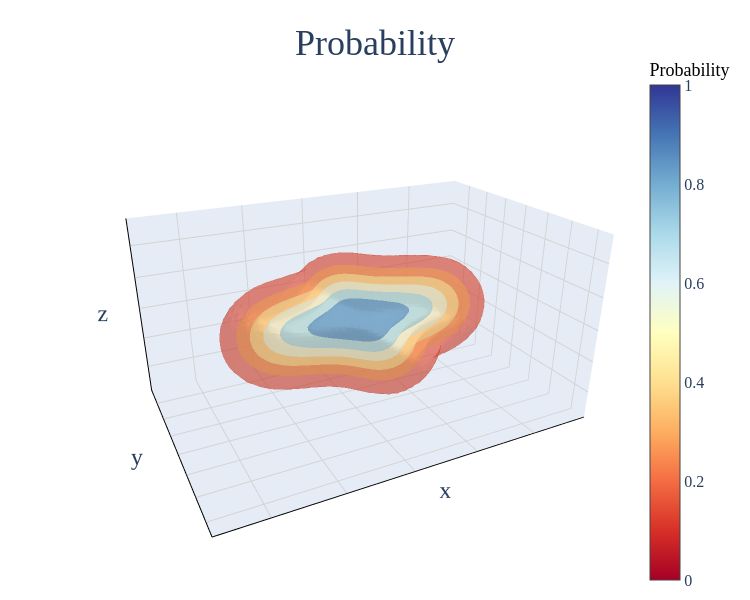

This figure's notebook cell:
### Markdown cell above
### Crf generator

1. f1: spatial sampling fucntion (return C["x"], C["x"][lnK])
2. f2: CRF function (return random field)
3. f3: Combined upper two fucntinos

### Code cell
# define the probability 
sigma = 60
weight = np.zeros(len(df_est))

# Use superpostion to qunatify the injection well (distance) factor
for idx, inj in injA_df.iterrows():
    
    d2 = (df_est["x"]-inj.x)**2 + (df_est["y"]-inj.y)**2 + (df_est["z"]-inj.z)**2

    weight += np.exp(-d2/(sigma**2))

df_est["probability_col"] = weight / weight.max()
plot_3d_isosurfaces(df_est, "probability_col", 8, [0, 1], 'Probability')

### Figure 1 — Plotly figure (JSON) as saved in the notebook; plotly's stock layout.template omitted (floating-point values rounded to 4 significant figures; data arrays with more than 128 entries replaced by an {"elided": "..."} marker saying what was removed)
{"data": [{"caps": {"x": {"show": false}, "y": {"show": false}, "z": {"show": false}}, "colorbar": {"len": 1, "thickness": 30, "tickfont": {"size": 16}, "title": {"font": {"color": "black", "family": "Times New Roman", "size": 18}, "text": "Probability"}, "x": 0.9}, "colorscale": [[0, "rgb(165,0,38)"], [0.1, "rgb(215,48,39)"], [0.2, "rgb(244,109,67)"], [0.3, "rgb(253,174,97)"], [0.4, "rgb(254,224,144)"], [0.5, "rgb(255,255,191)"], [0.6, "rgb(224,243,248)"], [0.7, "rgb(171,217,233)"], [0.8, "rgb(116,173,209)"], [0.9, "rgb(69,117,180)"], [1, "rgb(49,54,149)"]], "isomax": 1, "isomin": 0, "opacity": 0.4, "showscale": true, "surface": {"count": 8}, "type": "isosurface", "value": {"elided": "45900 float values"}, "x": {"elided": "45900 float values"}, "y": {"elided": "45900 float values"}, "z": {"elided": "45900 float values"}}], "layout": {"autosize": true, "font": {"family": "Times New Roman", "size": 20}, "height": 600, "margin": {"b": 10, "l": 10, "r": 10, "t": 50}, "scene": {"aspectmode": "data", "camera": {"eye": {"x": 1, "y": 2, "z": 1}}, "xaxis": {"gridcolor": "lightgray", "linecolor": "black", "linewidth": 2, "showbackground": true, "showline": true, "showticklabels": false}, "yaxis": {"gridcolor": "lightgray", "linecolor": "black", "linewidth": 2, "showbackground": true, "showline": true, "showticklabels": false}, "zaxis": {"gridcolor": "lightgray", "linecolor": "black", "linewidth": 2, "showbackground": true, "showline": true, "showticklabels": false}}, "title": {"font": {"family": "Times New Roman", "size": 36}, "text": "Probability", "x": 0.5, "xanchor": "center", "y": 0.95}, "width": 750}}
